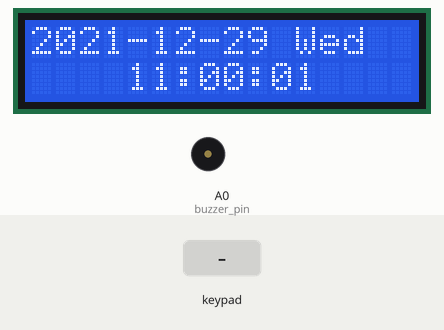
Simulated run of this sketch. Board: Arduino Uno, built with avr-gcc and run on an emulated ATmega328P. Shown: 16×2 character LCD, buzzer (waves = sounding). Inputs (shaded band) come from the test bench.

Above: at 1.2 s.
1.3 s: key 'A' pressed
At 2.5 s:
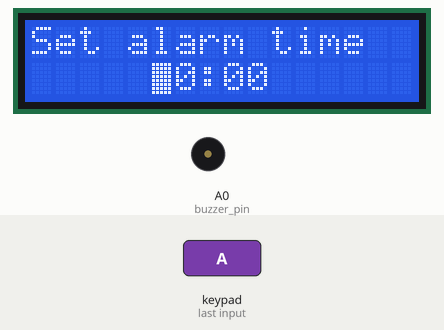
2.8 s: keypad keys 1 2 A pressed 0.4 s apart
At 5.8 s:
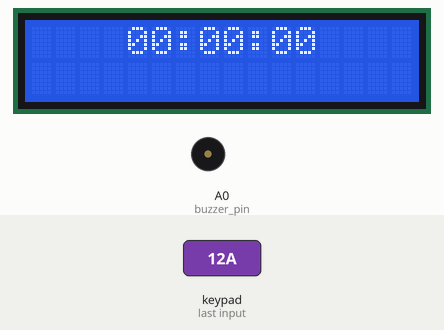
7.0 s: keypad keys 2 5 A pressed 0.4 s apart
At 8.8 s:
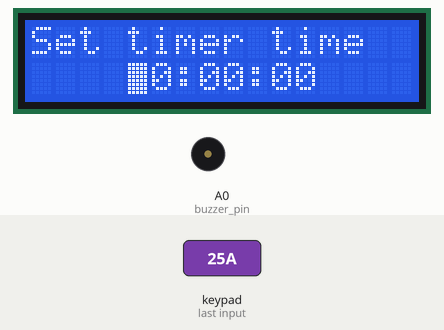
9.7 s: key 'D' pressed
At 10.8 s:
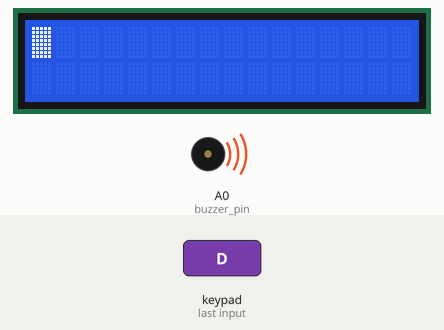
12.7 s: key 'A' pressed
At 13.7 s:
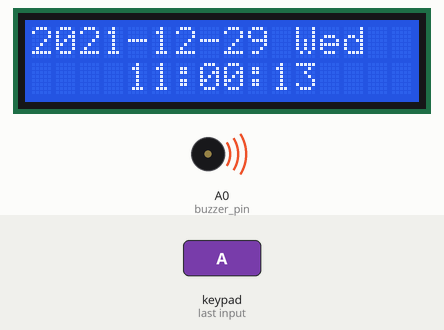
15.7 s: keypad keys 1 2 A pressed 0.4 s apart
At 18.1 s:
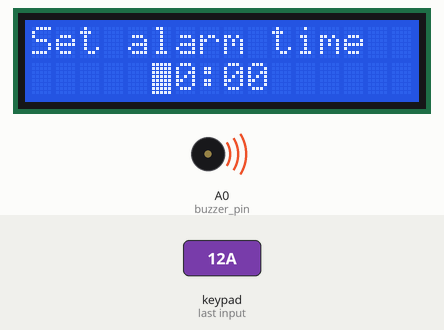
Timing chart, 0 to 19.6 s (numbered marks = the images above; inputs shaded):
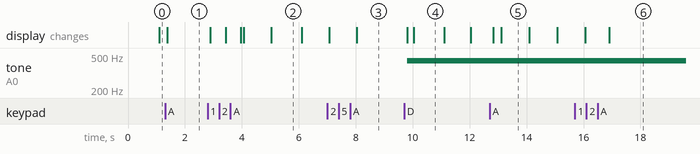

Measured:
- after the input at 1.3 s, the display: changes after 0.08 s (image 1)
- after the input at 2.8 s, the display: first changes after 0.09 s (image 2 shows a later state)
- after the input at 7.0 s, the display: first differs from a run without the input after 1.0 s (image 3)
- after the input at 9.7 s, tone on A0 (buzzer_pin): silent → 440 Hz after 0.11 s; the display: first changes after 0.11 s (image 4 shows a later state)
- after the input at 12.7 s, the display: first changes after 0.12 s (image 5 shows a later state)
- after the input at 15.7 s, the display: first differs from a run without the input after 1.2 s (image 6)
- what the display in image 2 shows lasts 1.1 s, from 5.0 s to 6.1 s

The sketch:

final_project.ino
```cpp
#include <Keypad.h>
#include <LiquidCrystal_I2C.h>
#include <TimeLib.h>

// peripheral setting
constexpr byte rows {4};
constexpr byte cols {4};
byte rowPins[] {9, 8, 7, 6};
byte colPins[] {5, 4, 3, 2};
char hexaKeys[rows][cols] {
    {'1', '2', '3', 'A'},
    {'4', '5', '6', 'B'},
    {'7', '8', '9', 'C'},
    {'*', '0', '#', 'D'}
};
// A: Mode Change
// B: Up/Left/Previous
// C: Down/Right/Next
// D: Confirm/Pause/Play

// peripherals
constexpr byte buzzer_pin {A0};
// LiquidCrystal lcd(9, 8, 10, 11, 12, 13);
// LiquidCrystal lcd(8, 9, 4, 5, 6, 7);

Keypad kp = Keypad(makeKeymap(hexaKeys), rowPins, colPins, rows, cols);
LiquidCrystal_I2C lcd(0x27, 16, 2);

constexpr uint32_t init_time {1640775600UL};
void setup() {
    adjustTime(init_time);
    lcd.init();
    lcd.backlight();
    lcd.clear();
    Serial.begin(9600);
    // Connect to wifi access point
    // Init time from ntp server
    lcd.blink();
}


enum class Mode {
    clock, set_alarm, stopwatch_start, stopwatch_pause, timer_set, timer_start, timer_pause, weather
};
// Mode Cycle: clock -> set_alarm -> stopwatch_pause -> timer_set -> weather

Mode mode {Mode::clock};

uint32_t track_millis {};
uint32_t accum_millis {};
uint32_t timer_millis {};
uint32_t alarm_millis {~0UL};

void lcdUpdate();


constexpr int map2lcd[] {0, 1, 3, 4, 6, 7};
struct {
    constexpr static int digits {4};
    char time[digits] {};
    int offset {};
    int cursor {};

    void next_digit() {
        cursor = min(digits - 1, cursor + 1);
    }

    void last_digit() {
        cursor = max(0, cursor - 1);
    }

    void set_digit(char ch) {
        time[cursor] = ch;
    }

    TimeElements get_tm() {
        TimeElements tm;
        tm.Hour = time[0] * 10 + time[1];
        tm.Minute = time[2] * 10 + time[3];
        return tm;
    }
} time_format_hm;

struct {
    constexpr static int digits {6};
    char time[digits] {};
    int offset {};
    int cursor {};

    void next_digit() {
        cursor = min(digits - 1, cursor + 1);
    }

    void last_digit() {
        cursor = max(0, cursor - 1);
    }

    void set_digit(char ch) {
        time[cursor] = ch;
    }

    TimeElements get_tm() {
        TimeElements tm;
        tm.Hour = time[0] * 10 + time[1];
        tm.Minute = time[2] * 10 + time[3];
        tm.Second = time[4] * 10 + time[5];
        return tm;
    }
} time_format_hms;

bool isBuzzing {false};
void buzz() {
    if(isBuzzing) {
        tone(buzzer_pin, 440);
    } else {
        noTone(buzzer_pin);
    }
}

void loop() {

    // state machine
    char key {};
    if(key = kp.getKey()) {
        switch(mode) {
            case Mode::clock: {
                if(key == 'A') {
                    mode = Mode::set_alarm;
                    lcd.clear();
                    time_format_hm = {};
                }
                if(key == 'D') {
                    // stop alarm
                    isBuzzing = false;
                }
                break;
            }
            case Mode::set_alarm: {
                if(key == 'A') {
                    mode = Mode::stopwatch_pause;
                    lcd.clear();
                    time_format_hm = {};
                }
                if(key >= '0' && key <= '9') {
                    // replace digit
                    time_format_hm.set_digit(key - '0');
                    time_format_hm.next_digit();
                }
                if(key == 'B') {
                    // move cursor to previous digit
                    time_format_hm.last_digit();
                }
                if(key == 'C') {
                    // move cursor to next digit
                    time_format_hm.next_digit();
                }
                if(key == 'D') {
                    // save alarm, back to clock
                    const auto& t = time_format_hm.get_tm();
                    alarm_millis = ((uint32_t)t.Hour * 3600UL + (uint32_t)t.Minute * 60UL) * 1000UL;

                    time_format_hm = {};
                    mode = Mode::clock;
                    lcd.clear();
                }
                break;
            }
            case Mode::stopwatch_pause: {
                if(key == 'A') {
                    mode = Mode::timer_set;
                    time_format_hms = {};
                    accum_millis = 0;
                    lcd.clear();
                }
                if(key == 'D') {
                    mode = Mode::stopwatch_start;
                }
                break;
            }
            case Mode::stopwatch_start: {
                if(key == 'A') {
                    mode = Mode::timer_set;
                    time_format_hms = {};
                    accum_millis = 0;
                    lcd.clear();
                }
                if(key == 'D')
                    mode = Mode::stopwatch_pause;
                break;
            }
            case Mode::timer_set: {
                if(key == 'A') {
                    time_format_hms = {};
                    // mode = Mode::weather;
                    mode = Mode::clock;
                    lcd.clear();
                    // fetch weather data
                }
                if(key >= '0' && key <= '9') {
                    time_format_hms.set_digit(key - '0');
                    time_format_hms.next_digit();
                }
                if(key == 'B') {
                    time_format_hms.last_digit();
                }
                if(key == 'C') {
                    time_format_hms.next_digit();
                }
                if(key == 'D') {
                    mode = Mode::timer_start;
                    accum_millis = 0;
                    lcd.clear();
                    const auto& t = time_format_hms.get_tm();
                    timer_millis = ((uint32_t)t.Hour * 3600UL + (uint32_t)t.Minute * 60UL + (uint32_t)t.Second) * 1000UL;
                    // timer_millis = (makeTime(time_format_hms.get_tm()) - 641410304UL) * 1000UL;
                    time_format_hms = {};
                }
                break;
            }
            case Mode::timer_pause: {
                if(key == 'A') {
                    time_format_hms = {};
                    accum_millis = 0;
                    // mode = Mode::weather;
                    mode = Mode::clock;
                    lcd.clear();
                    // fetch weather data
                }
                if(key == 'D') {
                    mode = isBuzzing ? Mode::clock : Mode::timer_start;
                    isBuzzing = false;
                }
                break;
            }
            case Mode::timer_start: {
                if(key == 'A') {
                    time_format_hms = {};
                    accum_millis = 0;
                    // mode = Mode::weather;
                    mode = Mode::clock;
                    // fetch weather data
                }
                if(key == 'D') {
                    mode = Mode::timer_pause;
                    isBuzzing = false;
                }
                break;
            }
        }
    }
    lcdUpdate();
    buzz();
    delay(100);
}


void lcdUpdate() {
    auto diff = millis() - track_millis;
    // detect alarm time
    const auto& prev_millis = (init_time % 86400) * 1000 + track_millis;
    const auto& now_millis = (init_time % 86400) * 1000 + track_millis + diff;
    if(prev_millis <= alarm_millis && alarm_millis <= now_millis) {
        isBuzzing = true;
    }
    // Serial.println(now_millis);
    // Serial.println(alarm_millis);
    // Serial.println();

    track_millis += diff;

    if(mode == Mode::clock) {
        // Update time on LCD
        // lcd.noBlink();
        lcd.noCursor();
        lcd.setCursor(0, 0);


        char buf[20] {};
        sprintf(buf, "%04d-%02d-%02d %s  ", year(), month(), day(), dayShortStr(dayOfWeek(now())));
        lcd.println(buf);

        lcd.setCursor(0, 1);
        sprintf(buf, "    %02d:%02d:%02d    ", hour(), minute(), second());
        lcd.println(buf);

    } else if(mode == Mode::set_alarm) {
        // Display date and time with a cursor, let the user set alarm time
        time_format_hm.offset = 5;
        lcd.cursor();

        lcd.setCursor(0, 0);
        // lcd.clear();
        lcd.println("Set alarm time  ");
        // lcd.println("Once|Every|WEEK_OF_DAY");

        lcd.setCursor(0, 1);
        const auto& t = time_format_hm.get_tm();
        char buf[20] {};
        sprintf(buf, "     %02d:%02d      ", t.Hour, t.Minute);
        lcd.println(buf);

        auto pos {time_format_hm.offset + map2lcd[time_format_hm.cursor]};
        lcd.setCursor(pos, 1);

    } else if(mode == Mode::stopwatch_pause) {
        // Display time and text blinking
        lcd.noCursor();
        if(second() & 1) {
            lcd.setCursor(0, 0);

            char buf[20] {};
            TimeElements tm;
            breakTime((time_t)(accum_millis / 1000), tm);
            sprintf(buf, "    %02d:%02d:%02d    ", tm.Hour, tm.Minute, tm.Second);
            lcd.println(buf);
        } else {
            lcd.clear();
        }
    } else if(mode == Mode::stopwatch_start) {
        lcd.noCursor();

        accum_millis += diff;
        lcd.setCursor(0, 0);

        char buf[20] {};
        TimeElements tm;
        breakTime((time_t)(accum_millis / 1000), tm);
        sprintf(buf, "    %02d:%02d:%02d    ", tm.Hour, tm.Minute, tm.Second);
        lcd.println(buf);

    } else if(mode == Mode::timer_set) {
        time_format_hms.offset = 4;
        lcd.cursor();

        lcd.setCursor(0, 0);
        // lcd.clear();
        lcd.println("Set timer time  ");
        lcd.setCursor(0, 1);

        const auto& t = time_format_hms.get_tm();
        char buf[20] {};
        sprintf(buf, "    %02d:%02d:%02d    ", t.Hour, t.Minute, t.Second);
        lcd.println(buf);

        auto pos {time_format_hms.offset + map2lcd[time_format_hms.cursor]};
        lcd.setCursor(pos, 1);
    } else if(mode == Mode::timer_pause) {
        time_format_hms.offset = 4;
        lcd.noCursor();

        if(second() & 1) {
            lcd.setCursor(0, 0);

            char buf[20] {};
            TimeElements tm;
            breakTime((time_t)max(0, (((int32_t)timer_millis - (int32_t)accum_millis) / 1000L)), tm);
            sprintf(buf, "    %02d:%02d:%02d    ", tm.Hour, tm.Minute, tm.Second);
            lcd.println(buf);

        } else {
            lcd.clear();
        }
    } else if(mode == Mode::timer_start) {
        time_format_hms.offset = 4;
        lcd.noCursor();

        accum_millis += diff;

        lcd.setCursor(0, 0);

        char buf[20] {};
        TimeElements tm;
        breakTime((time_t)max(0, (((int32_t)timer_millis - (int32_t)accum_millis) / 1000L)), tm);
        sprintf(buf, "    %02d:%02d:%02d    ", tm.Hour, tm.Minute, tm.Second);
        lcd.println(buf);

        if(accum_millis >= timer_millis) {
            // end state
            isBuzzing = true;
            mode = Mode::timer_pause;
        }

    }


    // Serial.println(accum_millis);
    // Serial.println(timer_millis);
    // Serial.println(((int32_t)timer_millis - (int32_t)accum_millis) / 1000L);
    // Serial.println();
}
```
